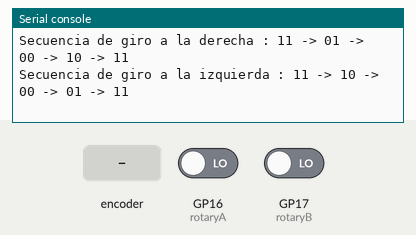
Simulated run of this program. Board: Raspberry Pi Pico running MicroPython. Parts: the last lines printed to the serial console. The inputs (shaded band) are chosen by the test bench; at power-on: GP16 (rotaryA) LOW, GP17 (rotaryB) LOW.

Above: at 1.2 s.
1.3 s: rotary encoder on GP16 (rotaryA) / GP17 (rotaryB) turned 1 step (first pin leading)
At 2.6 s:
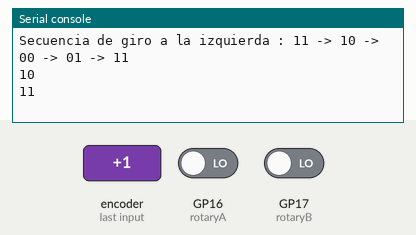
3.0 s: rotary encoder on GP16 (rotaryA) / GP17 (rotaryB) turned 1 step (first pin leading)
At 4.0 s:
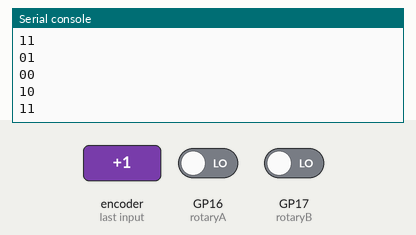
Timing chart, 0 to 6.0 s (numbered marks = the images above; inputs shaded):
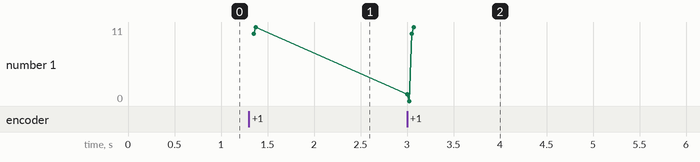

Measured:
- after the input at 1.3 s, the serial console: prints a new line after 0.05 s (image 1)
- after the input at 3.0 s, the serial console: prints a new line at once (image 2)

The program:

Rbhwt_sh1106RE3sw_RE0_0.py
```python
# Taller Programación y Robótica en CMM BML – 2024 -2025 - Clase xx
# Programa: basic hw test Rotary Encoder SIN libreria - Test #0
# Hardware platform: Pico _ & W / funciona igual sin cambios
# Librerias : Ninguna
# Ref librerias:
# Fecha JCSP 2023 04 11
# Licencia : CC BY-NC-SA 4.0

from os import uname
# Informative block - start
p_keyOhw = "Rotary Encoder SIN libreria - Test #0- RE en pins 16 & 17"
p_project = "Rotary Encoder SIN libreria - Test #0"
p_version = "0.0"
p_library = "Ninguna"
print(f"uPython version: {uname()[3]} ")
print(f"uC: {uname()[4]} - Key other HW: {p_keyOhw}")
print(f"Program: {p_project} - Version: {p_version}")
print(f"Key Library: {p_library}")

import time
from machine import Pin
# =0 Creacion de objetos pin para los dos pines del rotary
# caso a) el circuito hardware no tiene pull-up
# rotaryA = Pin(16, Pin.IN, Pin.PULL_UP)
# rotaryB = Pin(17, Pin.IN, Pin.PULL_UP)

# caso b) el circuito hardware tiene pull-up
rotaryA = Pin(16, Pin.IN) # pull up por circuito
rotaryB = Pin(17, Pin.IN) # pull up por circuito

# 1- inicializamos
A_val_old = 0
B_val_old = 0
print('---------------------------')
print('Fin de la inicializacion.')
print('Gira el RE y veras cambiar la secuencia de los valores de los pines')
print('Si giras a derecha la secuencia tene el orden inverso de girar a al izquierda')
print('Secuencia de giro a la derecha : 11 -> 01 -> 00 -> 10 -> 11')
print('Secuencia de giro a la izquierda : 11 -> 10 -> 00 -> 01 -> 11')

while True:
    A_val = rotaryA.value()
    B_val = rotaryB.value()

    if A_val != A_val_old or B_val != B_val_old:
            print(A_val, end='')
            print(B_val)
            A_val_old = A_val
            B_val_old = B_val
    time.sleep(.00001)
```
